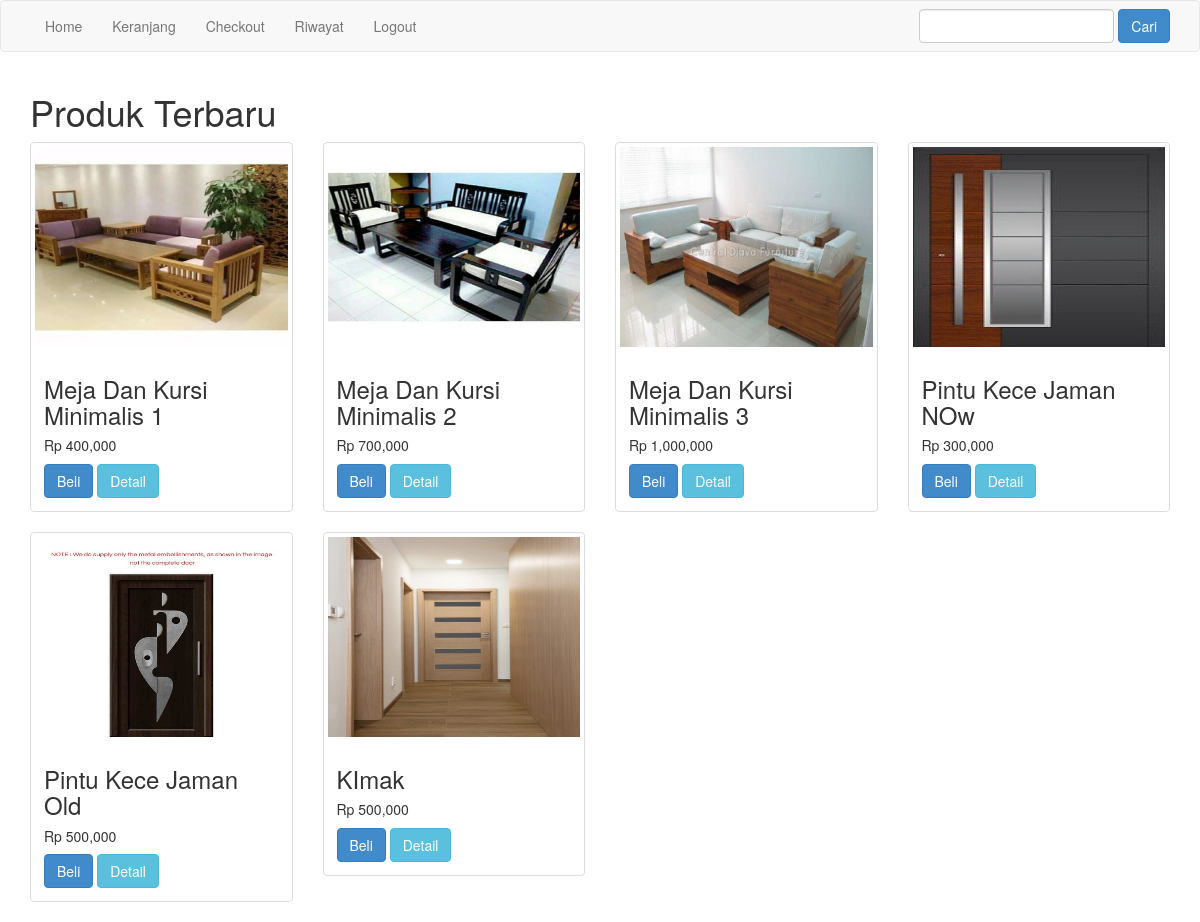
Page /index.php (signed in) on the committed database.
### tables this page shows
CREATE TABLE `produk` (
  `id_produk` int(11) NOT NULL,
  `id_kategori` int(11) NOT NULL,
  `nama_produk` varchar(200) NOT NULL,
  `harga_produk` int(11) NOT NULL,
  `stok_produk` int(11) NOT NULL,
  `berat_produk` int(11) NOT NULL,
  `deskripsi_produk` text NOT NULL,
  `foto_produk` varchar(200) NOT NULL
);

### index.php (the view, shortened to what this page needs)
<?php
require 'koneksi.php';
$ambil = $conn->query("SELECT * FROM produk");
$data = [];
while($pecah = $ambil->fetch_assoc()){
	$data[] = $pecah;
}
?>
<!DOCTYPE html>
<html lang="en">
<head>
    <link href="admin/assets/css/bootstrap.css" rel="stylesheet" />
</head>
<body>
	<nav class="navbar navbar-default">
		<div class="container">
			<ul class="nav navbar-nav">
				<li><a href="index.php">Home</a></li>
				<li><a href="keranjang.php">Keranjang</a></li>
				<li><a href="checkout.php">Checkout</a></li>
				<li><a href="riwayat.php">Riwayat</a></li>
				<?php if (isset($_SESSION['pelanggan'])){ ?>
				<li><a href="logout.php">Logout</a></li>
				<?php }else{ ?>
				<li><a href="login.php">Login</a></li>
				<?php } ?>
			</ul>
			<form action="pencarian.php" class="navbar-form navbar-right" method="get">
				<input type="text" class="form-control" name="keyword">
				<button class="btn btn-primary" type="submit">Cari</button>
			</form>
		</div>
	</nav>
	<section class="konten">
		<div class="container">
			<h1>Produk Terbaru</h1>
			<div class="row">
				<?php foreach ($data as $key => $value): ?>
				<div class="col-md-3">
					<div class="thumbnail">
						<img src="foto produk/<?php echo $value['foto_produk'] ?>" style="width: 100%;height: 200px;">
						<div class="caption">
							<h3><?php echo $value['nama_produk'] ?></h3>
							<h5>Rp <?php echo number_format($value['harga_produk']) ?></h5>
							<a href="beli.php?id=<?php echo $value['id_produk'] ?>" class="btn btn-primary">Beli</a>
							<a href="detail.php?id=<?php echo $value['id_produk'] ?>" class="btn btn-info">Detail</a>
						</div>
					</div>
				</div>
				<?php endforeach ?>
			</div>
		</div>
	</section>
</body>
</html>

### rows in the picture
produk: foto_produk (picture), nama_produk "Meja Dan Kursi Minimalis 1", harga_produk "400,000"
produk: foto_produk (picture), nama_produk "Meja Dan Kursi Minimalis 2", harga_produk "700,000"
produk: foto_produk (picture), nama_produk "Meja Dan Kursi Minimalis 3", harga_produk "1,000,000"
produk: foto_produk (picture), nama_produk "Pintu Kece Jaman NOw", harga_produk "300,000"
produk: foto_produk (picture), nama_produk "Pintu Kece Jaman Old", harga_produk "500,000"
produk: foto_produk (picture), nama_produk "KImak", harga_produk "500,000"
